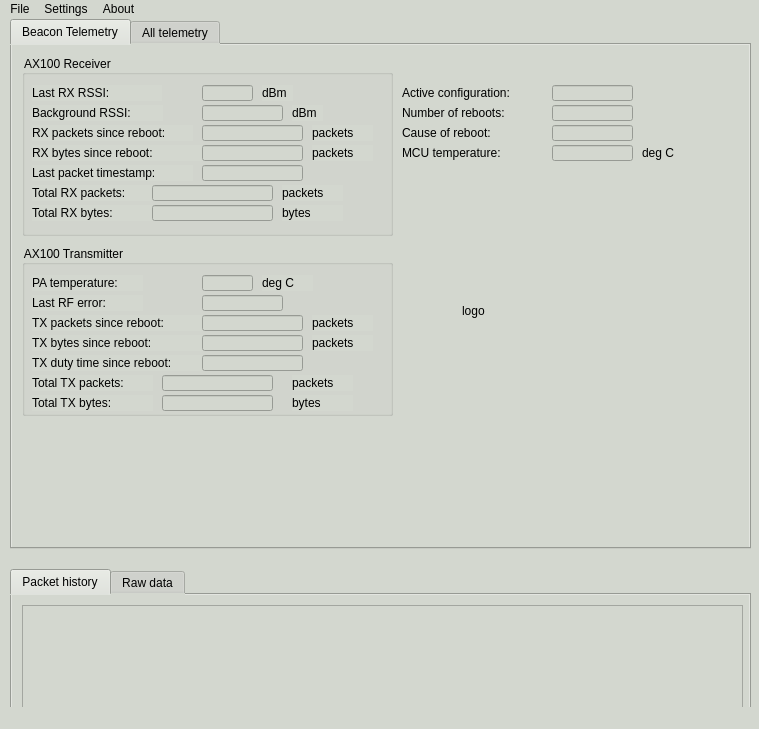
<?xml version="1.0" encoding="UTF-8"?>
<ui version="4.0">
 <class>MainWindow</class>
 <widget class="QMainWindow" name="MainWindow">
  <property name="geometry">
   <rect>
    <x>0</x>
    <y>0</y>
    <width>759</width>
    <height>729</height>
   </rect>
  </property>
  <property name="windowTitle">
   <string>MainWindow</string>
  </property>
  <property name="styleSheet">
   <string notr="true">background-color: rgb(211, 215, 207);</string>
  </property>
  <widget class="QWidget" name="centralwidget">
   <widget class="QLabel" name="host_label">
    <property name="geometry">
     <rect>
      <x>10</x>
      <y>660</y>
      <width>151</width>
      <height>16</height>
     </rect>
    </property>
    <property name="text">
     <string>--</string>
    </property>
    <property name="alignment">
     <set>Qt::AlignCenter</set>
    </property>
   </widget>
   <widget class="QLabel" name="link_label">
    <property name="geometry">
     <rect>
      <x>650</x>
      <y>660</y>
      <width>101</width>
      <height>16</height>
     </rect>
    </property>
    <property name="text">
     <string>--</string>
    </property>
    <property name="alignment">
     <set>Qt::AlignCenter</set>
    </property>
   </widget>
   <widget class="QTabWidget" name="tabWidget">
    <property name="geometry">
     <rect>
      <x>10</x>
      <y>550</y>
      <width>741</width>
      <height>201</height>
     </rect>
    </property>
    <property name="currentIndex">
     <number>0</number>
    </property>
    <widget class="QWidget" name="tab">
     <attribute name="title">
      <string>Packet history</string>
     </attribute>
     <widget class="QTableWidget" name="packet_history_table">
      <property name="geometry">
       <rect>
        <x>10</x>
        <y>10</y>
        <width>721</width>
        <height>121</height>
       </rect>
      </property>
      <property name="verticalScrollMode">
       <enum>QAbstractItemView::ScrollPerPixel</enum>
      </property>
      <property name="horizontalScrollMode">
       <enum>QAbstractItemView::ScrollPerPixel</enum>
      </property>
     </widget>
     <widget class="QPushButton" name="clear_tm_button">
      <property name="geometry">
       <rect>
        <x>590</x>
        <y>140</y>
        <width>131</width>
        <height>21</height>
       </rect>
      </property>
      <property name="text">
       <string>Clear TM history</string>
      </property>
     </widget>
     <widget class="QLabel" name="packet_counter_label">
      <property name="geometry">
       <rect>
        <x>10</x>
        <y>150</y>
        <width>181</width>
        <height>16</height>
       </rect>
      </property>
      <property name="text">
       <string/>
      </property>
     </widget>
    </widget>
    <widget class="QWidget" name="tab_2">
     <attribute name="title">
      <string>Raw data</string>
     </attribute>
     <widget class="QTableWidget" name="raw_history_table">
      <property name="geometry">
       <rect>
        <x>10</x>
        <y>10</y>
        <width>731</width>
        <height>131</height>
       </rect>
      </property>
      <property name="verticalScrollMode">
       <enum>QAbstractItemView::ScrollPerPixel</enum>
      </property>
      <property name="horizontalScrollMode">
       <enum>QAbstractItemView::ScrollPerPixel</enum>
      </property>
     </widget>
    </widget>
   </widget>
   <widget class="QTabWidget" name="tabWidget_2">
    <property name="geometry">
     <rect>
      <x>10</x>
      <y>0</y>
      <width>741</width>
      <height>530</height>
     </rect>
    </property>
    <property name="currentIndex">
     <number>0</number>
    </property>
    <widget class="QWidget" name="tab_3">
     <attribute name="title">
      <string>Beacon Telemetry</string>
     </attribute>
     <widget class="QGroupBox" name="groupBox">
      <property name="geometry">
       <rect>
        <x>10</x>
        <y>10</y>
        <width>371</width>
        <height>181</height>
       </rect>
      </property>
      <property name="title">
       <string>AX100 Receiver</string>
      </property>
      <widget class="QLabel" name="label_2">
       <property name="geometry">
        <rect>
         <x>10</x>
         <y>30</y>
         <width>130</width>
         <height>16</height>
        </rect>
       </property>
       <property name="text">
        <string>Last RX RSSI:</string>
       </property>
      </widget>
      <widget class="QLabel" name="label_4">
       <property name="geometry">
        <rect>
         <x>10</x>
         <y>70</y>
         <width>161</width>
         <height>16</height>
        </rect>
       </property>
       <property name="text">
        <string>RX packets since reboot:</string>
       </property>
      </widget>
      <widget class="QLabel" name="label_6">
       <property name="geometry">
        <rect>
         <x>10</x>
         <y>90</y>
         <width>171</width>
         <height>16</height>
        </rect>
       </property>
       <property name="text">
        <string>RX bytes since reboot:</string>
       </property>
      </widget>
      <widget class="QLabel" name="label_11">
       <property name="geometry">
        <rect>
         <x>10</x>
         <y>110</y>
         <width>161</width>
         <height>16</height>
        </rect>
       </property>
       <property name="text">
        <string>Last packet timestamp:</string>
       </property>
      </widget>
      <widget class="QLabel" name="label_12">
       <property name="geometry">
        <rect>
         <x>10</x>
         <y>50</y>
         <width>131</width>
         <height>16</height>
        </rect>
       </property>
       <property name="text">
        <string>Background RSSI:</string>
       </property>
      </widget>
      <widget class="QLabel" name="label_14">
       <property name="geometry">
        <rect>
         <x>10</x>
         <y>130</y>
         <width>121</width>
         <height>16</height>
        </rect>
       </property>
       <property name="text">
        <string>Total RX packets:</string>
       </property>
      </widget>
      <widget class="QLabel" name="label_17">
       <property name="geometry">
        <rect>
         <x>10</x>
         <y>150</y>
         <width>121</width>
         <height>16</height>
        </rect>
       </property>
       <property name="text">
        <string>Total RX bytes:</string>
       </property>
      </widget>
      <widget class="QLineEdit" name="rx_bytes_label">
       <property name="geometry">
        <rect>
         <x>180</x>
         <y>90</y>
         <width>101</width>
         <height>16</height>
        </rect>
       </property>
       <property name="readOnly">
        <bool>true</bool>
       </property>
      </widget>
      <widget class="QLineEdit" name="tot_rx_bytes_label">
       <property name="geometry">
        <rect>
         <x>130</x>
         <y>150</y>
         <width>121</width>
         <height>16</height>
        </rect>
       </property>
       <property name="text">
        <string/>
       </property>
       <property name="readOnly">
        <bool>true</bool>
       </property>
      </widget>
      <widget class="QLineEdit" name="bgnd_rssi_label">
       <property name="geometry">
        <rect>
         <x>180</x>
         <y>50</y>
         <width>81</width>
         <height>16</height>
        </rect>
       </property>
       <property name="readOnly">
        <bool>true</bool>
       </property>
      </widget>
      <widget class="QLineEdit" name="tot_rx_count_label">
       <property name="geometry">
        <rect>
         <x>130</x>
         <y>130</y>
         <width>121</width>
         <height>16</height>
        </rect>
       </property>
       <property name="readOnly">
        <bool>true</bool>
       </property>
      </widget>
      <widget class="QLineEdit" name="last_rssi_label">
       <property name="geometry">
        <rect>
         <x>180</x>
         <y>30</y>
         <width>51</width>
         <height>16</height>
        </rect>
       </property>
       <property name="readOnly">
        <bool>true</bool>
       </property>
      </widget>
      <widget class="QLineEdit" name="rx_count_label">
       <property name="geometry">
        <rect>
         <x>180</x>
         <y>70</y>
         <width>101</width>
         <height>16</height>
        </rect>
       </property>
       <property name="readOnly">
        <bool>true</bool>
       </property>
      </widget>
      <widget class="QLineEdit" name="last_contact_label">
       <property name="geometry">
        <rect>
         <x>180</x>
         <y>110</y>
         <width>101</width>
         <height>16</height>
        </rect>
       </property>
       <property name="readOnly">
        <bool>true</bool>
       </property>
      </widget>
      <widget class="QLabel" name="label_24">
       <property name="geometry">
        <rect>
         <x>260</x>
         <y>130</y>
         <width>61</width>
         <height>16</height>
        </rect>
       </property>
       <property name="text">
        <string>packets</string>
       </property>
      </widget>
      <widget class="QLabel" name="label_25">
       <property name="geometry">
        <rect>
         <x>260</x>
         <y>150</y>
         <width>61</width>
         <height>16</height>
        </rect>
       </property>
       <property name="text">
        <string>bytes</string>
       </property>
      </widget>
      <widget class="QLabel" name="label_26">
       <property name="geometry">
        <rect>
         <x>290</x>
         <y>90</y>
         <width>61</width>
         <height>16</height>
        </rect>
       </property>
       <property name="text">
        <string>packets</string>
       </property>
      </widget>
      <widget class="QLabel" name="label_27">
       <property name="geometry">
        <rect>
         <x>290</x>
         <y>70</y>
         <width>61</width>
         <height>16</height>
        </rect>
       </property>
       <property name="text">
        <string>packets</string>
       </property>
      </widget>
      <widget class="QLabel" name="label_28">
       <property name="geometry">
        <rect>
         <x>240</x>
         <y>30</y>
         <width>31</width>
         <height>16</height>
        </rect>
       </property>
       <property name="text">
        <string>dBm</string>
       </property>
      </widget>
      <widget class="QLabel" name="label_29">
       <property name="geometry">
        <rect>
         <x>270</x>
         <y>50</y>
         <width>31</width>
         <height>16</height>
        </rect>
       </property>
       <property name="text">
        <string>dBm</string>
       </property>
      </widget>
     </widget>
     <widget class="QGroupBox" name="groupBox_2">
      <property name="geometry">
       <rect>
        <x>10</x>
        <y>200</y>
        <width>371</width>
        <height>171</height>
       </rect>
      </property>
      <property name="title">
       <string>AX100 Transmitter</string>
      </property>
      <widget class="QLabel" name="label">
       <property name="geometry">
        <rect>
         <x>10</x>
         <y>30</y>
         <width>111</width>
         <height>16</height>
        </rect>
       </property>
       <property name="text">
        <string>PA temperature:</string>
       </property>
      </widget>
      <widget class="QLabel" name="label_3">
       <property name="geometry">
        <rect>
         <x>10</x>
         <y>50</y>
         <width>111</width>
         <height>16</height>
        </rect>
       </property>
       <property name="text">
        <string>Last RF error:</string>
       </property>
      </widget>
      <widget class="QLabel" name="label_5">
       <property name="geometry">
        <rect>
         <x>10</x>
         <y>70</y>
         <width>211</width>
         <height>16</height>
        </rect>
       </property>
       <property name="text">
        <string>TX packets since reboot:</string>
       </property>
      </widget>
      <widget class="QLabel" name="label_7">
       <property name="geometry">
        <rect>
         <x>10</x>
         <y>90</y>
         <width>211</width>
         <height>16</height>
        </rect>
       </property>
       <property name="text">
        <string>TX bytes since reboot:</string>
       </property>
      </widget>
      <widget class="QLabel" name="label_13">
       <property name="geometry">
        <rect>
         <x>10</x>
         <y>110</y>
         <width>181</width>
         <height>16</height>
        </rect>
       </property>
       <property name="text">
        <string>TX duty time since reboot:</string>
       </property>
      </widget>
      <widget class="QLineEdit" name="tx_duty_label">
       <property name="geometry">
        <rect>
         <x>180</x>
         <y>110</y>
         <width>101</width>
         <height>16</height>
        </rect>
       </property>
       <property name="readOnly">
        <bool>true</bool>
       </property>
      </widget>
      <widget class="QLabel" name="label_15">
       <property name="geometry">
        <rect>
         <x>10</x>
         <y>130</y>
         <width>121</width>
         <height>16</height>
        </rect>
       </property>
       <property name="text">
        <string>Total TX packets:</string>
       </property>
      </widget>
      <widget class="QLineEdit" name="tot_tx_count_label">
       <property name="geometry">
        <rect>
         <x>140</x>
         <y>130</y>
         <width>111</width>
         <height>16</height>
        </rect>
       </property>
       <property name="readOnly">
        <bool>true</bool>
       </property>
      </widget>
      <widget class="QLineEdit" name="temp_pa_label">
       <property name="geometry">
        <rect>
         <x>180</x>
         <y>30</y>
         <width>51</width>
         <height>16</height>
        </rect>
       </property>
       <property name="readOnly">
        <bool>true</bool>
       </property>
      </widget>
      <widget class="QLineEdit" name="last_rferr_label">
       <property name="geometry">
        <rect>
         <x>180</x>
         <y>50</y>
         <width>81</width>
         <height>16</height>
        </rect>
       </property>
       <property name="readOnly">
        <bool>true</bool>
       </property>
      </widget>
      <widget class="QLineEdit" name="tx_count_label">
       <property name="geometry">
        <rect>
         <x>180</x>
         <y>70</y>
         <width>101</width>
         <height>16</height>
        </rect>
       </property>
       <property name="readOnly">
        <bool>true</bool>
       </property>
      </widget>
      <widget class="QLineEdit" name="tx_bytes_label">
       <property name="geometry">
        <rect>
         <x>180</x>
         <y>90</y>
         <width>101</width>
         <height>16</height>
        </rect>
       </property>
       <property name="readOnly">
        <bool>true</bool>
       </property>
      </widget>
      <widget class="QLineEdit" name="tot_tx_bytes_label">
       <property name="geometry">
        <rect>
         <x>140</x>
         <y>150</y>
         <width>111</width>
         <height>16</height>
        </rect>
       </property>
       <property name="text">
        <string/>
       </property>
       <property name="readOnly">
        <bool>true</bool>
       </property>
      </widget>
      <widget class="QLabel" name="label_18">
       <property name="geometry">
        <rect>
         <x>10</x>
         <y>150</y>
         <width>121</width>
         <height>16</height>
        </rect>
       </property>
       <property name="text">
        <string>Total TX bytes:</string>
       </property>
      </widget>
      <widget class="QLabel" name="label_19">
       <property name="geometry">
        <rect>
         <x>240</x>
         <y>30</y>
         <width>51</width>
         <height>16</height>
        </rect>
       </property>
       <property name="text">
        <string>deg C</string>
       </property>
      </widget>
      <widget class="QLabel" name="label_20">
       <property name="geometry">
        <rect>
         <x>290</x>
         <y>70</y>
         <width>61</width>
         <height>16</height>
        </rect>
       </property>
       <property name="text">
        <string>packets</string>
       </property>
      </widget>
      <widget class="QLabel" name="label_21">
       <property name="geometry">
        <rect>
         <x>290</x>
         <y>90</y>
         <width>61</width>
         <height>16</height>
        </rect>
       </property>
       <property name="text">
        <string>packets</string>
       </property>
      </widget>
      <widget class="QLabel" name="label_22">
       <property name="geometry">
        <rect>
         <x>270</x>
         <y>130</y>
         <width>61</width>
         <height>16</height>
        </rect>
       </property>
       <property name="text">
        <string>packets</string>
       </property>
      </widget>
      <widget class="QLabel" name="label_23">
       <property name="geometry">
        <rect>
         <x>270</x>
         <y>150</y>
         <width>61</width>
         <height>16</height>
        </rect>
       </property>
       <property name="text">
        <string>bytes</string>
       </property>
      </widget>
     </widget>
     <widget class="QLabel" name="label_30">
      <property name="geometry">
       <rect>
        <x>630</x>
        <y>100</y>
        <width>41</width>
        <height>16</height>
       </rect>
      </property>
      <property name="text">
       <string>deg C</string>
      </property>
     </widget>
     <widget class="QLineEdit" name="boot_count_label">
      <property name="geometry">
       <rect>
        <x>540</x>
        <y>60</y>
        <width>81</width>
        <height>16</height>
       </rect>
      </property>
      <property name="readOnly">
       <bool>true</bool>
      </property>
     </widget>
     <widget class="QLineEdit" name="active_conf_label">
      <property name="geometry">
       <rect>
        <x>540</x>
        <y>40</y>
        <width>81</width>
        <height>16</height>
       </rect>
      </property>
      <property name="readOnly">
       <bool>true</bool>
      </property>
     </widget>
     <widget class="QLineEdit" name="boot_cause_label">
      <property name="geometry">
       <rect>
        <x>540</x>
        <y>80</y>
        <width>81</width>
        <height>16</height>
       </rect>
      </property>
      <property name="readOnly">
       <bool>true</bool>
      </property>
     </widget>
     <widget class="QLabel" name="label_10">
      <property name="geometry">
       <rect>
        <x>390</x>
        <y>80</y>
        <width>121</width>
        <height>16</height>
       </rect>
      </property>
      <property name="text">
       <string>Cause of reboot:</string>
      </property>
     </widget>
     <widget class="QLabel" name="label_8">
      <property name="geometry">
       <rect>
        <x>390</x>
        <y>40</y>
        <width>141</width>
        <height>16</height>
       </rect>
      </property>
      <property name="text">
       <string>Active configuration:</string>
      </property>
     </widget>
     <widget class="QLabel" name="label_9">
      <property name="geometry">
       <rect>
        <x>390</x>
        <y>60</y>
        <width>141</width>
        <height>16</height>
       </rect>
      </property>
      <property name="text">
       <string>Number of reboots:</string>
      </property>
     </widget>
     <widget class="QLineEdit" name="temp_brd_label">
      <property name="geometry">
       <rect>
        <x>540</x>
        <y>100</y>
        <width>81</width>
        <height>16</height>
       </rect>
      </property>
      <property name="readOnly">
       <bool>true</bool>
      </property>
     </widget>
     <widget class="QLabel" name="label_16">
      <property name="geometry">
       <rect>
        <x>390</x>
        <y>100</y>
        <width>131</width>
        <height>16</height>
       </rect>
      </property>
      <property name="text">
       <string>MCU temperature:</string>
      </property>
     </widget>
     <widget class="QLabel" name="logo">
      <property name="geometry">
       <rect>
        <x>450</x>
        <y>160</y>
        <width>221</width>
        <height>211</height>
       </rect>
      </property>
      <property name="text">
       <string>logo</string>
      </property>
     </widget>
    </widget>
    <widget class="QWidget" name="tab_6">
        <attribute name="title">
            <string>All telemetry</string>
        </attribute>

        <widget class="QScrollArea" name="scrollArea">

            <property name="geometry">
            <rect>
                <x>0</x>
                <y>0</y>
                <width>730</width>
                <height>500</height>
            </rect>
            </property>

            <property name="widgetResizable">
                <bool>true</bool>
            </property>

            <widget class="QWidget" name="all_tm_widget">
                <layout class="QFormLayout" name="formLayout">
                    
                </layout>
            </widget>

            </widget>
        </widget>
    </widget>

    <!-- <widget class="QWidget" name="tab_7">
        <attribute name="title">
            <string>Telecommands</string>
        </attribute>

        
    </widget> -->

  </widget>
  <widget class="QMenuBar" name="menubar">
   <property name="geometry">
    <rect>
     <x>0</x>
     <y>0</y>
     <width>759</width>
     <height>20</height>
    </rect>
   </property>
   <widget class="QMenu" name="menuFile">
    <property name="title">
     <string>File</string>
    </property>
    <addaction name="actionSave_TM_to_log"/>
   </widget>
   <widget class="QMenu" name="menuSettings">
    <property name="title">
     <string>Settings</string>
    </property>
   </widget>
   <widget class="QMenu" name="menuAbout">
    <property name="title">
     <string>About</string>
    </property>
    <addaction name="actionAbout"/>
   </widget>
   <addaction name="menuFile"/>
   <addaction name="menuSettings"/>
   <addaction name="menuAbout"/>
  </widget>
  <widget class="QStatusBar" name="statusbar"/>
  <action name="actionAbout">
   <property name="text">
    <string>About</string>
   </property>
  </action>
  <action name="actionSave_TM_to_log">
   <property name="text">
    <string>Save TM to log</string>
   </property>
  </action>
 </widget>
 <resources/>
 <connections/>
</ui>
